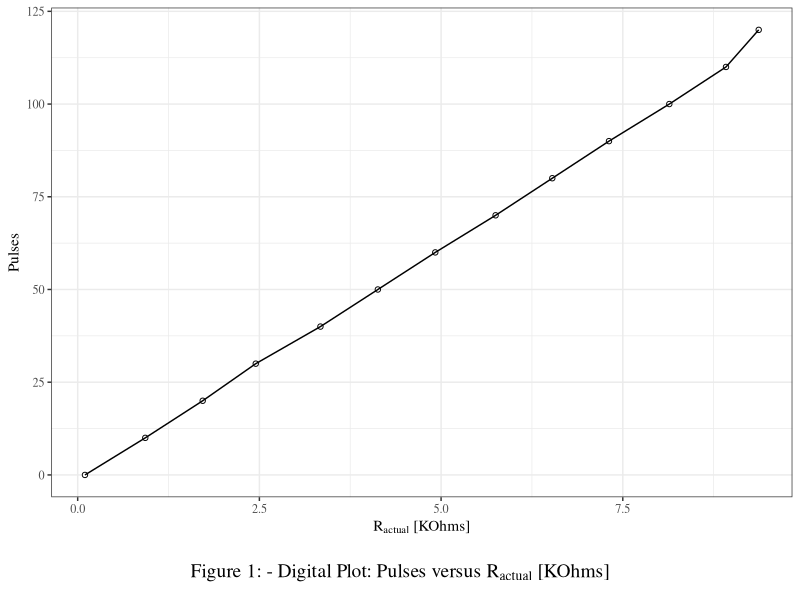

Recreate this plot in R.
library(ggplot2)
library(gridExtra)
library(grid)

R_act <- c(
  0.1,
  0.93,
  1.72,
  2.45,
  3.34,
  4.13,
  4.92,
  5.75,
  6.53,
  7.31,
  8.14,
  8.92,
  9.37
)

Pulses <- c(
  0,
  10,
  20,
  30,
  40,
  50,
  60,
  70,
  80,
  90,
  100,
  110,
  120
)

data <- data.frame(R_act = R_act, Pulses = Pulses)

p1 <- ggplot(data, aes(x = R_act, y = Pulses)) +
  geom_point(shape = 21, fill = "white") +
  geom_line() +
  xlab(expression(R["actual"] ~ "[KOhms]")) +
  ylab(expression("Pulses")) +
  theme_bw(base_family = "serif") +
  theme(
    text = element_text(family = "serif"),
  )

title <- textGrob(
  expression("Figure 1: - Digital Plot: Pulses versus" ~ R["actual"] ~ "[KOhms]"),
  gp = gpar(fontsize = 14, fontfamily = "serif"),
  hjust = 0.5
)

p1_out <- grid.arrange(p1, title, ncol = 1, heights = c(10, 1))

ggsave(filename = "Pulses vs R_actual plot.png", plot = p1_out, width = 8.5, height = 11)
